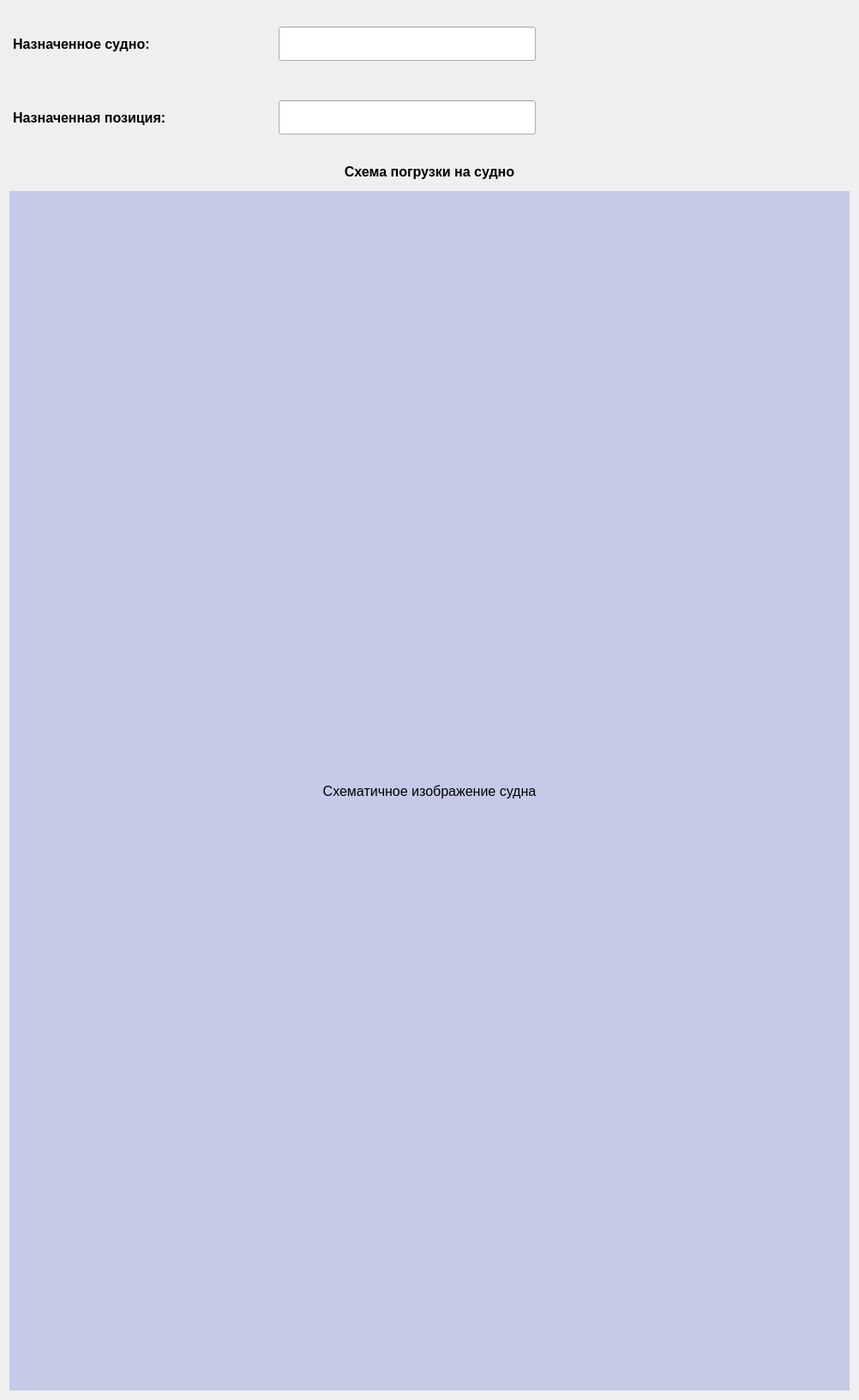
      <widget class="QWidget" name="scrollAreaWidgetContents">
       <property name="geometry">
        <rect>
         <x>0</x>
         <y>0</y>
         <width>1002</width>
         <height>1634</height>
        </rect>
       </property>
       <layout class="QVBoxLayout" name="verticalLayout">
        <item>
         <layout class="QHBoxLayout" name="horizontalLayout_188">
          <item>
           <widget class="QLabel" name="designated_ship_label">
            <property name="sizePolicy">
             <sizepolicy hsizetype="Fixed" vsizetype="Fixed">
              <horstretch>0</horstretch>
              <verstretch>0</verstretch>
             </sizepolicy>
            </property>
            <property name="minimumSize">
             <size>
              <width>300</width>
              <height>80</height>
             </size>
            </property>
            <property name="font">
             <font>
              <pointsize>12</pointsize>
              <bold>true</bold>
             </font>
            </property>
            <property name="text">
             <string>Назначенное судно:</string>
            </property>
           </widget>
          </item>
          <item>
           <widget class="QLineEdit" name="designated_ship_edit">
            <property name="sizePolicy">
             <sizepolicy hsizetype="Fixed" vsizetype="Fixed">
              <horstretch>0</horstretch>
              <verstretch>0</verstretch>
             </sizepolicy>
            </property>
            <property name="minimumSize">
             <size>
              <width>300</width>
              <height>40</height>
             </size>
            </property>
            <property name="font">
             <font>
              <pointsize>12</pointsize>
             </font>
            </property>
            <property name="readOnly">
             <bool>true</bool>
            </property>
           </widget>
          </item>
          <item>
           <widget class="QLabel" name="designated_ship_note_label">
            <property name="sizePolicy">
             <sizepolicy hsizetype="Fixed" vsizetype="Fixed">
              <horstretch>0</horstretch>
              <verstretch>0</verstretch>
             </sizepolicy>
            </property>
            <property name="minimumSize">
             <size>
              <width>350</width>
              <height>40</height>
             </size>
            </property>
            <property name="font">
             <font>
              <pointsize>12</pointsize>
              <bold>true</bold>
             </font>
            </property>
            <property name="text">
             <string/>
            </property>
           </widget>
          </item>
         </layout>
        </item>
        <item>
         <layout class="QHBoxLayout" name="horizontalLayout_189">
          <item>
           <widget class="QLabel" name="designated_position_label">
            <property name="sizePolicy">
             <sizepolicy hsizetype="Fixed" vsizetype="Fixed">
              <horstretch>0</horstretch>
              <verstretch>0</verstretch>
             </sizepolicy>
            </property>
            <property name="minimumSize">
             <size>
              <width>300</width>
              <height>80</height>
             </size>
            </property>
            <property name="font">
             <font>
              <pointsize>12</pointsize>
              <bold>true</bold>
             </font>
            </property>
            <property name="text">
             <string>Назначенная позиция:</string>
            </property>
           </widget>
          </item>
          <item>
           <widget class="QLineEdit" name="designated_position_edit">
            <property name="sizePolicy">
             <sizepolicy hsizetype="Fixed" vsizetype="Fixed">
              <horstretch>0</horstretch>
              <verstretch>0</verstretch>
             </sizepolicy>
            </property>
            <property name="minimumSize">
             <size>
              <width>300</width>
              <height>40</height>
             </size>
            </property>
            <property name="font">
             <font>
              <pointsize>12</pointsize>
             </font>
            </property>
            <property name="readOnly">
             <bool>true</bool>
            </property>
           </widget>
          </item>
          <item>
           <widget class="QLabel" name="designated_position_note_label">
            <property name="sizePolicy">
             <sizepolicy hsizetype="Fixed" vsizetype="Fixed">
              <horstretch>0</horstretch>
              <verstretch>0</verstretch>
             </sizepolicy>
            </property>
            <property name="minimumSize">
             <size>
              <width>350</width>
              <height>40</height>
             </size>
            </property>
            <property name="font">
             <font>
              <pointsize>12</pointsize>
              <bold>true</bold>
             </font>
            </property>
            <property name="text">
             <string/>
            </property>
           </widget>
          </item>
         </layout>
        </item>
        <item>
         <widget class="QLabel" name="schema_title_label">
          <property name="maximumSize">
           <size>
            <width>16777215</width>
            <height>40</height>
           </size>
          </property>
          <property name="font">
           <font>
            <pointsize>12</pointsize>
            <bold>true</bold>
           </font>
          </property>
          <property name="text">
           <string>Схема погрузки на судно</string>
          </property>
          <property name="alignment">
           <set>Qt::AlignmentFlag::AlignCenter</set>
          </property>
         </widget>
        </item>
        <item>
         <widget class="QLabel" name="schema_label">
          <property name="minimumSize">
           <size>
            <width>980</width>
            <height>1400</height>
           </size>
          </property>
          <property name="maximumSize">
           <size>
            <width>980</width>
            <height>1400</height>
           </size>
          </property>
          <property name="baseSize">
           <size>
            <width>0</width>
            <height>0</height>
           </size>
          </property>
          <property name="font">
           <font>
            <pointsize>12</pointsize>
            <bold>false</bold>
           </font>
          </property>
          <property name="styleSheet">
           <string notr="true">background-color: #C5CAE9;
color: #000000;</string>
          </property>
          <property name="text">
           <string>Схематичное изображение судна</string>
          </property>
          <property name="alignment">
           <set>Qt::AlignmentFlag::AlignCenter</set>
          </property>
         </widget>
        </item>
       </layout>
      </widget>
